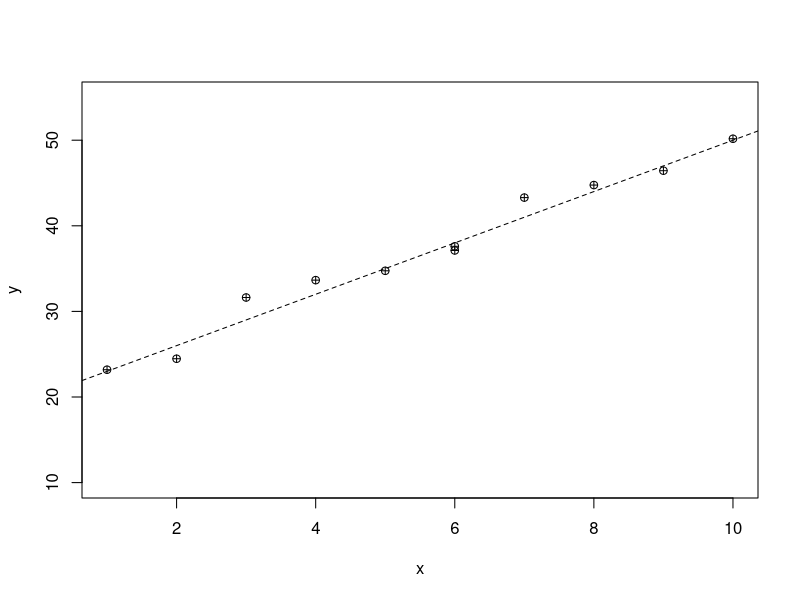
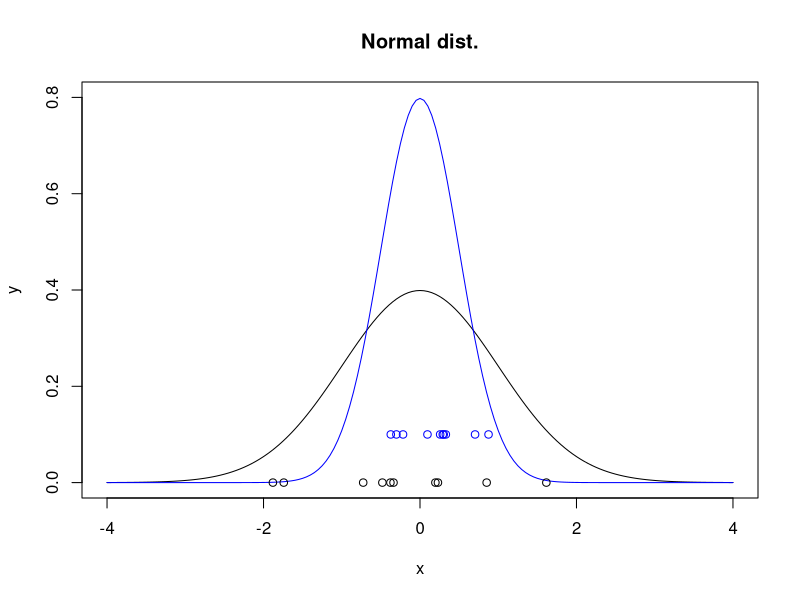
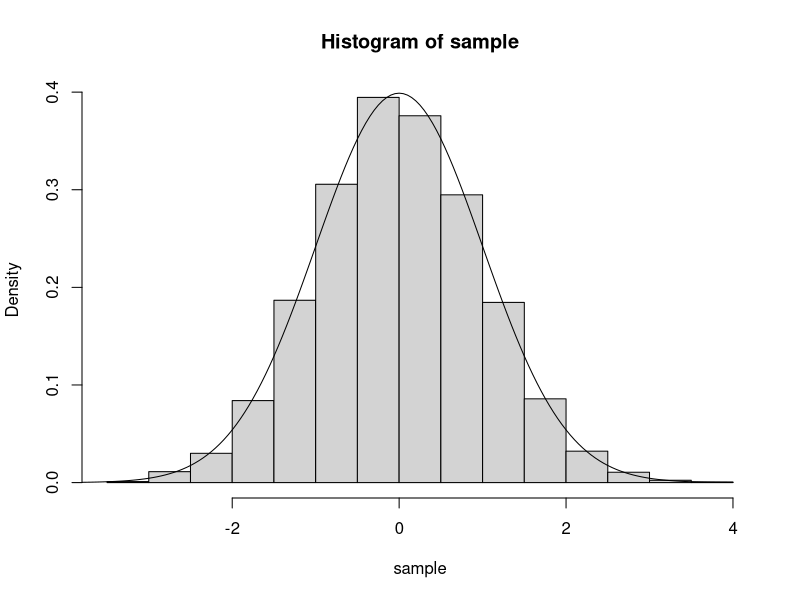

These figures' R source, in order:
#Normal Distruibution
#1. 평균, 분산이 모수(parameter)로 작용
#2. rnorm() : 표본 추출, dnorm() : 가능도 함수 정보
#3. 모든 정규 분포; " 68 - 95 - 99.7" rule


#rnorm() : 정규확률변수(*0 기준 대칭) 
true_fuc <- function(x){
  result <- x * 3 + 20
  return(result) 
}

x <- c(2, 6, 3, 7, 4, 6, 5, 1, 9, 8, 10)
r_noise <- rnorm(11) #-rnorm으로 모델링된 노이즈 
y <- true_fuc(x) + r_noise
plot(x,y, pch = 10, ylim = c(10, 55))
abline(20, 3, lty=2)

#dnorm() : density 가능도함수info

sample1 <- rnorm(10, mean = 0, sd = 1)
sample2 <- rnorm(10, mean = 0, sd = 0.5)

x <- seq(-4, 4, by = 0.05)
y <- dnorm(x, mean = 0, sd = 1)
y3 <- dnorm(x, mean = 0, sd = 0.5)
plot(x, y, type = "l",
     main = "Normal dist.", #가능도함수
     xlim = c(-4, 4), ylim = c(0, 0.8))

points(x, y3, type = "l", col = "blue")

points(sample1, rep(0, length(sample1)), 
       col = "black")

points(sample2, rep(0, length(sample2)) + 0.1, 
       col = "blue")



#dnorm은 실제로 정규분포 모양인가. 
sample <- rnorm(10000) 
hist(sample, probability = T)
points(x, y, type = "l")
summary(sample)
#그러타
#정규분포 <<< 평균, 분산
#mean = 0, sd = 1 in dnorm, rnorm : already set.

dnorm(x, mean = 0, sd = 1)

#68-95-99.7 Rule
mysample <- rnorm(1000, mean = 3, sd = 2)
#check w/ length(mysample), head(mysample), hist(mysample)

sum(mysample > 1 & mysample < 3+2) / 1000 #68%
sum(mysample > 3-2*2 & mysample < 3+2*2) / 1000 #95%
sum(mysample > 3-2*3 & mysample < 3+2*3) / 1000 #99.7
